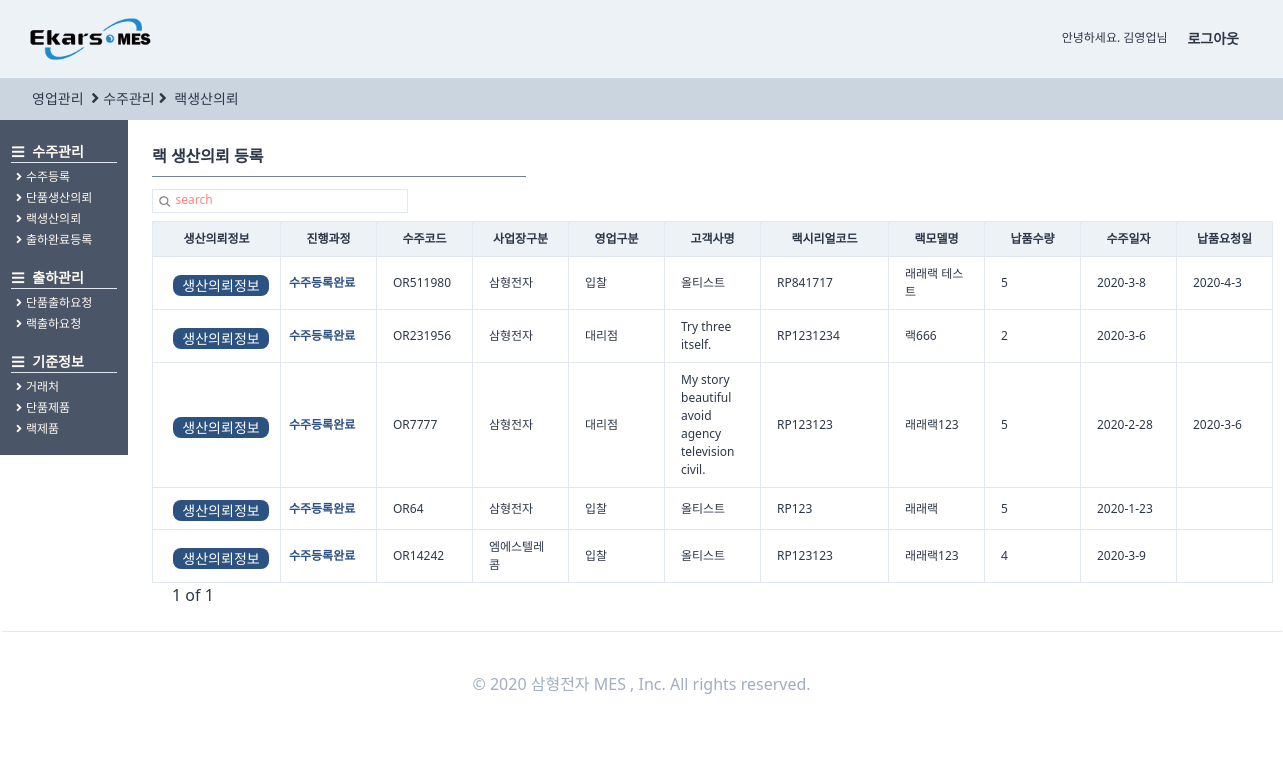
The page /orders/orderproduceforrack/ (signed in) on the database as committed earlier.
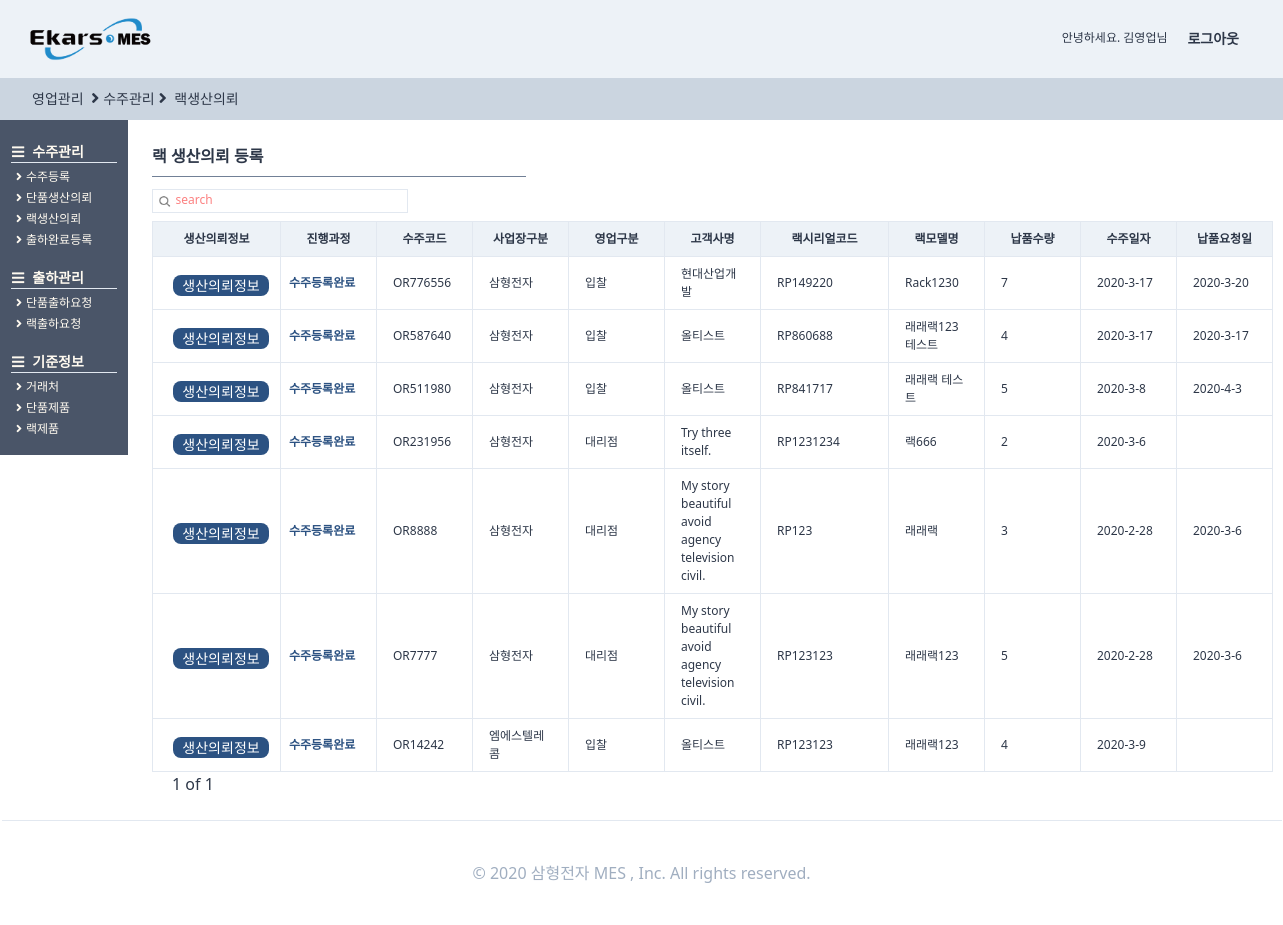
The same page on the database as committed later.
### orders/models.py (models this page shows, shortened)
class OrderRegister(TimeStampedModel):
    입찰 = "입찰"
    대리점 = "대리점"
    AS = "A/S"
    내부계획 = "내부계획"
    영업구분_CHOICES = ((입찰, "입찰"), (대리점, "대리점"), (AS, "A/S"), (내부계획, "내부계획"))
    삼형전자 = "삼형전자"
    엠에스텔레콤 = "엠에스텔레콤"
    사업장구분_CHOICES = (
        (삼형전자, "삼형전자"),
        (엠에스텔레콤, "엠에스텔레콤"),
    )
    출하완료 = "출하완료"
    출하미완료 = "출하미완료"
    출하구분_CHOICES = (
        (출하완료, "출하완료"),
        (출하미완료, "출하미완료"),
    )
    단품 = "단품"
    랙 = "랙"
    제품구분_CHOICES = (
        (단품, "단품"),
        (랙, "랙"),
    )
    랙생산의뢰 = models.ForeignKey(
        "self", related_name="단품생산의뢰", on_delete=models.SET_NULL, null=True, blank=True
    )
    작성자 = models.ForeignKey(
        users_models.User,
        related_name="수주등록",
        on_delete=models.SET_NULL,
        null=True,
        blank=True,
    )
    수주코드 = models.CharField(max_length=50)
    영업구분 = models.CharField(choices=영업구분_CHOICES, max_length=10, blank=True, default=입찰)
    제품구분 = models.CharField(choices=제품구분_CHOICES, max_length=10, blank=True, default=단품)
    사업장구분 = models.CharField(
        choices=사업장구분_CHOICES, max_length=10, blank=True, default=삼형전자
    )
    수주일자 = models.DateField(auto_now=False, auto_now_add=False)
    고객사명 = models.ForeignKey(
        SI_models.CustomerPartner,
        related_name="수주등록",
        on_delete=models.SET_NULL,
        null=True,
        blank=True,
    )
    현장명 = models.CharField(max_length=50)
    납품요청일 = models.DateField(auto_now=False, auto_now_add=False, blank=True, null=True)
    납품수량 = models.IntegerField()
    특이사항 = models.TextField(blank=True)
    단품모델 = models.ForeignKey(
        SI_models.SingleProduct,
        related_name="수주등록",
        on_delete=models.SET_NULL,
        null=True,
        blank=True,
    )
    랙모델 = models.ForeignKey(
        SI_models.RackProduct,
        related_name="수주등록",
        on_delete=models.SET_NULL,
        null=True,
        blank=True,
    )
    출하구분 = models.CharField(
        choices=출하구분_CHOICES, max_length=10, blank=True, default=출하미완료
    )
    class Meta:
        verbose_name = "수주등록"
        verbose_name_plural = "수주등록"
    def process(self):
        try:
            pro = self.생산요청
            try:
                cess = self.생산요청.생산계획.현재공정
                pro = self.생산요청.생산계획.현재공정달성율
                try:
                    pro = self.생산요청.생산계획.작업지시서.작업지시서등록.최종검사
                    try:
                        pro = self.생산요청.생산계획.작업지시서.작업지시서등록.최종검사.최종검사등록
                        return "최종검사완료"
                    except:
                        return "최종검사의뢰완료"
                except:
                    return f"생산중({cess}:{pro})"
            except:
                return "생산의뢰완료"
        except:
            return "수주등록완료"

### StandardInformation/models.py (models this page shows, shortened)
class CustomerPartner(TimeStampedModel):
    고객 = "고객"
    대리점 = "대리점"
    공급처 = "공급처"
    거래처_CHOICES = (
        (고객, "고객"),
        (대리점, "대리점"),
        (공급처, "공급처"),
    )
    고객작성자 = models.ForeignKey(
        "users.User", related_name="고객거래처작성자", on_delete=models.SET_NULL, null=True
    )
    작성일 = models.DateField(auto_now=True, auto_now_add=False)
    거래처구분 = models.CharField(choices=거래처_CHOICES, max_length=4, default=공급처)
    거래처코드 = models.CharField(max_length=50, null=True)
    거래처명 = models.CharField(max_length=70, null=True)
    사업자등록번호 = models.CharField(max_length=50, null=True)
    고객담당자 = models.ForeignKey(
        "users.User", related_name="고객거래처담당자", on_delete=models.SET_NULL, null=True
    )
    연락처 = models.CharField(max_length=50, blank=True)
    이메일 = models.EmailField(max_length=254)
    사업장주소 = models.CharField(max_length=70, blank=True, null=True)
    사업자등록증첨부 = models.FileField(blank=True, null=True)
    특이사항 = models.TextField(blank=True, null=True)
    사용여부 = models.BooleanField(default=False)
    class Meta:
        verbose_name = "고객"
        verbose_name_plural = "고객"
    def __str__(self):
        return self.거래처명

class RackProduct(TimeStampedModel):
    작성자 = models.ForeignKey(
        "users.User", related_name="랙제품작성자", on_delete=models.SET_NULL, null=True
    )
    작성일 = models.DateField(auto_now=True, auto_now_add=False)
    랙시리얼코드 = models.CharField(max_length=40, blank=True)
    랙모델명 = models.CharField(max_length=60, blank=True)
    규격 = models.CharField(max_length=30, blank=True)
    단위 = models.CharField(max_length=30, blank=True)
    단가 = models.IntegerField(null=True)
    class Meta:
        verbose_name = "랙제품"
        verbose_name_plural = "랙제품"

### orders/views.py (the view, shortened to what this page needs)
def orderproduceforrack(request):
    user = request.user
    search = request.GET.get("search")
    if search is None:
        s_order = []
        order = (
            models.OrderRegister.objects.filter(작성자=user)
            .filter(출하구분="출하미완료")
            .filter(제품구분="랙")
            .order_by("-created")
        )
        for s in order:
            if s.process() == "수주등록완료":
                s_order.append(s)
            else:
                pass
        s_bool = False
    pagediv = 7
    totalpage = int(math.ceil(len(s_order) / pagediv))
    paginator = Paginator(s_order, pagediv, orphans=0)
    page = request.GET.get("page", "1")
    s_order = paginator.get_page(page)
    nextpage = int(page) + 1
    previouspage = int(page) - 1
    notsamebool = True
    nonpage = False
    if totalpage == 0:
        nonpage = True
    if int(page) == totalpage:
        notsamebool = False
    if (search is None) or (search == ""):
        search = "search"
    return render(
        request,
        "orders/orderproduceforrack.html",
        {
            "s_order": s_order,
            "search": search,
            "page": page,
            "totalpage": totalpage,
            "notsamebool": notsamebool,
            "nextpage": nextpage,
            "previouspage": previouspage,
            "s_bool": s_bool,
            "nonpage": nonpage,
        },
    )

### users/models.py (called while the page is built)
    def __str__(self):
        return self.first_name

### templates/orders/orderproduceforrack.html (shortened to what the changed rows need)
{%extends "orders/ordershome.html"%}
{%load static%}
{%block main_contens%}
<div class="w-11/12 h-full ml-32 -mt-6 font-normal pt-12 flex flex-row">
    <div class="flex flex-col p-6 w-full ">
        <div class="flex ">
            <div class="flew flex-col">
                <table class="table-fixed font-light text-xs w-full">
                    <thead>
                        <tr>
                            <th class="border bg-gray-200 px-2 py-2 w-32">생산의뢰정보</th>
                            <th class="border bg-gray-200 px-2 py-2 w-24">진행과정</th>
                            <th class="border bg-gray-200 px-4 py-2 w-24">수주코드</th>
                            <th class="border bg-gray-200 px-4 py-2 w-24">사업장구분</th>
                            <th class="border bg-gray-200 px-4 py-2 w-24">영업구분</th>
                            <th class="border bg-gray-200 px-4 py-2 w-24">고객사명</th>
                            <th class="border bg-gray-200 px-4 py-2 w-32">랙시리얼코드</th>
                            <th class="border bg-gray-200 px-4 py-2 w-24">랙모델명</th>
                            <th class="border bg-gray-200 px-4 py-2 w-24">납품수량</th>
                            <th class="border bg-gray-200 px-4 py-2 w-24">수주일자</th>
                            <th class="border bg-gray-200 px-4 py-2 w-24">납품요청일</th>
                        </tr>
                    </thead>
                    <tbody>
                        {%for list in s_order%}
                        <tr>
                            <td class="border px-2 py-2 font-bold
                            text-blue-800 justify-center">
                                <a href="{%url "orders:informationforrackproduce" list.pk %}">
                                    <div class="btn-link hover:bg-teal-800 hover:font-bold mt-1 mb-0 ml-3">생산의뢰정보
                                    </div>
                                </a>
                            </td>
                            <td class="border px-2 py-2 font-bold
                            text-blue-800 ">
                                {{list.process}}</td>
                            <td class="border px-4 py-2  hover:text-blue-700 hover:font-bold "><a
                                    href="{%url "orders:orderdetail" list.pk %}">
                                    {{list.수주코드}}</a></td>
                            <td class="border px-4 py-2">{{list.사업장구분}}</td>
                            <td class="border px-4 py-2">{{list.영업구분}}</td>
                            <td class="border px-4 py-2">{{list.고객사명}}</td>
                            {%if list.제품구분 == "단품"%}
                            <td class="border px-4 py-2">{{list.단품모델.모델코드}}</td>
                            <td class="border px-4 py-2">{{list.단품모델.모델명}}</td>
                            {%else%}
                            <td class="border px-4 py-2">{{list.랙모델.랙시리얼코드}}</td>
                            <td class="border px-4 py-2">{{list.랙모델.랙모델명}}</td>
                            {%endif%}
                            <td class="border px-4 py-2">{{list.납품수량}}</td>
                            <td class="border px-4 py-2">
                                {{list.수주일자.year}}-{{list.수주일자.month}}-{{list.수주일자.day}}</td>
                            <td class="border px-4 py-2">
                                {%if list.납품요청일 is None%}
                                {%else%}
                                {{list.납품요청일.year}}-{{list.납품요청일.month}}-{{list.납품요청일.day}}{%endif%}</td>
                        </tr>
                        {%endfor%}
                    </tbody>
                </table>
            </div>
        </div>
    </div>
</div>
</div>
{%endblock main_contens %}

Rows that differ between the two databases and show on the page:
no longer on this page (row edited): OrderRegister: process "수주등록완료", 수주코드 "OR64", 사업장구분 "삼형전자", 영업구분 "입찰", 고객사명 "올티스트", 랙모델.랙시리얼코드 "RP123", 랙모델.랙모델명 "래래랙", 납품수량 "5", 수주일자.year "2020", 수주일자.month "1", 수주일자.day "23"
added OrderRegister: process "수주등록완료", 수주코드 "OR776556", 사업장구분 "삼형전자", 영업구분 "입찰", 고객사명 "현대산업개발", 랙모델.랙시리얼코드 "RP149220", 랙모델.랙모델명 "Rack1230", 납품수량 "7", 수주일자.year "2020", 수주일자.month "3", 수주일자.day "17", 납품요청일.year "2020", 납품요청일.month "3", 납품요청일.day "20"
added OrderRegister: process "수주등록완료", 수주코드 "OR587640", 사업장구분 "삼형전자", 영업구분 "입찰", 고객사명 "올티스트", 랙모델.랙시리얼코드 "RP860688", 랙모델.랙모델명 "래래랙123 테스트", 납품수량 "4", 수주일자.year "2020", 수주일자.month "3", 수주일자.day "17", 납품요청일.year "2020", 납품요청일.month "3", 납품요청일.day "17"
now on this page (row edited): OrderRegister: process "수주등록완료", 수주코드 "OR8888", 사업장구분 "삼형전자", 영업구분 "대리점", 고객사명 "My story beautiful avoid agency television civil.", 랙모델.랙시리얼코드 "RP123", 랙모델.랙모델명 "래래랙", 납품수량 "3", 수주일자.year "2020", 수주일자.month "2", 수주일자.day "28", 납품요청일.year "2020", 납품요청일.month "3", 납품요청일.day "6"
